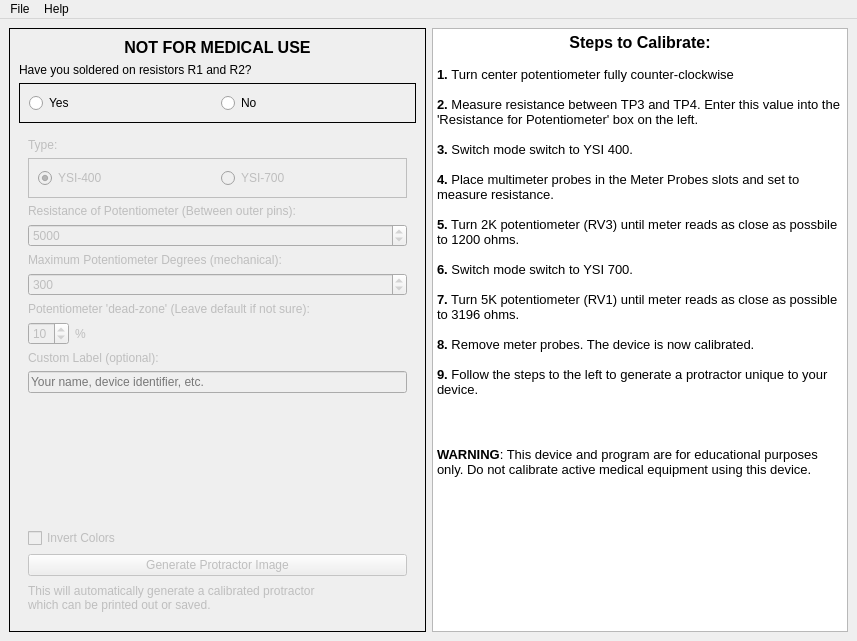
<?xml version="1.0" encoding="UTF-8"?>
<ui version="4.0">
 <class>MainWindow</class>
 <widget class="QMainWindow" name="MainWindow">
  <property name="geometry">
   <rect>
    <x>0</x>
    <y>0</y>
    <width>857</width>
    <height>641</height>
   </rect>
  </property>
  <property name="minimumSize">
   <size>
    <width>857</width>
    <height>641</height>
   </size>
  </property>
  <property name="maximumSize">
   <size>
    <width>999999</width>
    <height>999999</height>
   </size>
  </property>
  <property name="windowTitle">
   <string>MainWindow</string>
  </property>
  <widget class="QWidget" name="centralwidget">
   <layout class="QGridLayout" name="gridLayout">
    <item row="0" column="1">
     <widget class="QTextBrowser" name="textBrowser">
      <property name="html">
       <string>&lt;!DOCTYPE HTML PUBLIC &quot;-//W3C//DTD HTML 4.0//EN&quot; &quot;http://www.w3.org/TR/REC-html40/strict.dtd&quot;&gt;
&lt;html&gt;&lt;head&gt;&lt;meta name=&quot;qrichtext&quot; content=&quot;1&quot; /&gt;&lt;style type=&quot;text/css&quot;&gt;
p, li { white-space: pre-wrap; }
&lt;/style&gt;&lt;/head&gt;&lt;body style=&quot; font-family:'.AppleSystemUIFont'; font-size:13pt; font-weight:400; font-style:normal;&quot;&gt;
&lt;p align=&quot;center&quot; style=&quot; margin-top:0px; margin-bottom:0px; margin-left:0px; margin-right:0px; -qt-block-indent:0; text-indent:0px;&quot;&gt;&lt;span style=&quot; font-family:'Ubuntu'; font-size:12pt; font-weight:600;&quot;&gt;Steps to Calibrate:&lt;/span&gt;&lt;/p&gt;
&lt;p style=&quot;-qt-paragraph-type:empty; margin-top:0px; margin-bottom:0px; margin-left:0px; margin-right:0px; -qt-block-indent:0; text-indent:0px; font-family:'Ubuntu'; font-size:10pt;&quot;&gt;&lt;br /&gt;&lt;/p&gt;
&lt;p style=&quot; margin-top:0px; margin-bottom:0px; margin-left:0px; margin-right:0px; -qt-block-indent:0; text-indent:0px;&quot;&gt;&lt;span style=&quot; font-family:'Ubuntu'; font-size:10pt; font-weight:600;&quot;&gt;1. &lt;/span&gt;&lt;span style=&quot; font-family:'Ubuntu'; font-size:10pt;&quot;&gt;Turn center potentiometer fully counter-clockwise&lt;/span&gt;&lt;/p&gt;
&lt;p style=&quot;-qt-paragraph-type:empty; margin-top:0px; margin-bottom:0px; margin-left:0px; margin-right:0px; -qt-block-indent:0; text-indent:0px; font-family:'Ubuntu'; font-size:10pt;&quot;&gt;&lt;br /&gt;&lt;/p&gt;
&lt;p style=&quot; margin-top:0px; margin-bottom:0px; margin-left:0px; margin-right:0px; -qt-block-indent:0; text-indent:0px;&quot;&gt;&lt;span style=&quot; font-family:'Ubuntu'; font-size:10pt; font-weight:600;&quot;&gt;2.&lt;/span&gt;&lt;span style=&quot; font-family:'Ubuntu'; font-size:10pt;&quot;&gt; Measure resistance between TP3 and TP4. Enter this value into the 'Resistance for Potentiometer' box on the left.&lt;/span&gt;&lt;/p&gt;
&lt;p style=&quot;-qt-paragraph-type:empty; margin-top:0px; margin-bottom:0px; margin-left:0px; margin-right:0px; -qt-block-indent:0; text-indent:0px; font-family:'Ubuntu'; font-size:10pt;&quot;&gt;&lt;br /&gt;&lt;/p&gt;
&lt;p style=&quot; margin-top:0px; margin-bottom:0px; margin-left:0px; margin-right:0px; -qt-block-indent:0; text-indent:0px;&quot;&gt;&lt;span style=&quot; font-family:'Ubuntu'; font-size:10pt; font-weight:600;&quot;&gt;3.&lt;/span&gt;&lt;span style=&quot; font-family:'Ubuntu'; font-size:10pt;&quot;&gt; Switch mode switch to YSI 400.&lt;/span&gt;&lt;/p&gt;
&lt;p style=&quot;-qt-paragraph-type:empty; margin-top:0px; margin-bottom:0px; margin-left:0px; margin-right:0px; -qt-block-indent:0; text-indent:0px; font-family:'Ubuntu'; font-size:10pt;&quot;&gt;&lt;br /&gt;&lt;/p&gt;
&lt;p style=&quot; margin-top:0px; margin-bottom:0px; margin-left:0px; margin-right:0px; -qt-block-indent:0; text-indent:0px;&quot;&gt;&lt;span style=&quot; font-family:'Ubuntu'; font-size:10pt; font-weight:600;&quot;&gt;4.&lt;/span&gt;&lt;span style=&quot; font-family:'Ubuntu'; font-size:10pt;&quot;&gt; Place multimeter probes in the Meter Probes slots and set to measure resistance.&lt;/span&gt;&lt;/p&gt;
&lt;p style=&quot;-qt-paragraph-type:empty; margin-top:0px; margin-bottom:0px; margin-left:0px; margin-right:0px; -qt-block-indent:0; text-indent:0px; font-family:'Ubuntu'; font-size:10pt;&quot;&gt;&lt;br /&gt;&lt;/p&gt;
&lt;p style=&quot; margin-top:0px; margin-bottom:0px; margin-left:0px; margin-right:0px; -qt-block-indent:0; text-indent:0px;&quot;&gt;&lt;span style=&quot; font-family:'Ubuntu'; font-size:10pt; font-weight:600;&quot;&gt;5.&lt;/span&gt;&lt;span style=&quot; font-family:'Ubuntu'; font-size:10pt;&quot;&gt; Turn 2K potentiometer (RV3) until meter reads as close as possbile to 1200 ohms.&lt;/span&gt;&lt;/p&gt;
&lt;p style=&quot;-qt-paragraph-type:empty; margin-top:0px; margin-bottom:0px; margin-left:0px; margin-right:0px; -qt-block-indent:0; text-indent:0px; font-family:'Ubuntu'; font-size:10pt;&quot;&gt;&lt;br /&gt;&lt;/p&gt;
&lt;p style=&quot; margin-top:0px; margin-bottom:0px; margin-left:0px; margin-right:0px; -qt-block-indent:0; text-indent:0px;&quot;&gt;&lt;span style=&quot; font-family:'Ubuntu'; font-size:10pt; font-weight:600;&quot;&gt;6.&lt;/span&gt;&lt;span style=&quot; font-family:'Ubuntu'; font-size:10pt;&quot;&gt; Switch mode switch to YSI 700.&lt;/span&gt;&lt;/p&gt;
&lt;p style=&quot;-qt-paragraph-type:empty; margin-top:0px; margin-bottom:0px; margin-left:0px; margin-right:0px; -qt-block-indent:0; text-indent:0px; font-family:'Ubuntu'; font-size:10pt;&quot;&gt;&lt;br /&gt;&lt;/p&gt;
&lt;p style=&quot; margin-top:0px; margin-bottom:0px; margin-left:0px; margin-right:0px; -qt-block-indent:0; text-indent:0px;&quot;&gt;&lt;span style=&quot; font-family:'Ubuntu'; font-size:10pt; font-weight:600;&quot;&gt;7.&lt;/span&gt;&lt;span style=&quot; font-family:'Ubuntu'; font-size:10pt;&quot;&gt; Turn 5K potentiometer (RV1) until meter reads as close as possible to 3196 ohms.&lt;/span&gt;&lt;/p&gt;
&lt;p style=&quot;-qt-paragraph-type:empty; margin-top:0px; margin-bottom:0px; margin-left:0px; margin-right:0px; -qt-block-indent:0; text-indent:0px; font-family:'Ubuntu'; font-size:10pt;&quot;&gt;&lt;br /&gt;&lt;/p&gt;
&lt;p style=&quot; margin-top:0px; margin-bottom:0px; margin-left:0px; margin-right:0px; -qt-block-indent:0; text-indent:0px;&quot;&gt;&lt;span style=&quot; font-family:'Ubuntu'; font-size:10pt; font-weight:600;&quot;&gt;8.&lt;/span&gt;&lt;span style=&quot; font-family:'Ubuntu'; font-size:10pt;&quot;&gt; Remove meter probes. The device is now calibrated.&lt;/span&gt;&lt;/p&gt;
&lt;p style=&quot;-qt-paragraph-type:empty; margin-top:0px; margin-bottom:0px; margin-left:0px; margin-right:0px; -qt-block-indent:0; text-indent:0px; font-family:'Ubuntu'; font-size:10pt;&quot;&gt;&lt;br /&gt;&lt;/p&gt;
&lt;p style=&quot; margin-top:0px; margin-bottom:0px; margin-left:0px; margin-right:0px; -qt-block-indent:0; text-indent:0px;&quot;&gt;&lt;span style=&quot; font-family:'Ubuntu'; font-size:10pt; font-weight:600;&quot;&gt;9.&lt;/span&gt;&lt;span style=&quot; font-family:'Ubuntu'; font-size:10pt;&quot;&gt; Follow the steps to the left to generate a protractor unique to your device.&lt;/span&gt;&lt;/p&gt;
&lt;p style=&quot;-qt-paragraph-type:empty; margin-top:0px; margin-bottom:0px; margin-left:0px; margin-right:0px; -qt-block-indent:0; text-indent:0px; font-family:'Ubuntu'; font-size:10pt;&quot;&gt;&lt;br /&gt;&lt;/p&gt;
&lt;p style=&quot;-qt-paragraph-type:empty; margin-top:0px; margin-bottom:0px; margin-left:0px; margin-right:0px; -qt-block-indent:0; text-indent:0px; font-family:'Ubuntu'; font-size:10pt;&quot;&gt;&lt;br /&gt;&lt;/p&gt;
&lt;p style=&quot; margin-top:0px; margin-bottom:0px; margin-left:0px; margin-right:0px; -qt-block-indent:0; text-indent:0px;&quot;&gt;&lt;span style=&quot; font-family:'Ubuntu'; font-size:10pt;&quot;&gt;&lt;br /&gt;&lt;/span&gt;&lt;span style=&quot; font-family:'Ubuntu'; font-size:10pt; font-weight:600;&quot;&gt;WARNING&lt;/span&gt;&lt;span style=&quot; font-family:'Ubuntu'; font-size:10pt;&quot;&gt;: This device and program are for educational purposes only. Do not calibrate active medical equipment using this device.&lt;/span&gt;&lt;/p&gt;&lt;/body&gt;&lt;/html&gt;</string>
      </property>
     </widget>
    </item>
    <item row="0" column="0">
     <widget class="QFrame" name="frame">
      <property name="enabled">
       <bool>true</bool>
      </property>
      <property name="frameShape">
       <enum>QFrame::Box</enum>
      </property>
      <layout class="QGridLayout" name="gridLayout_2">
       <item row="3" column="0">
        <widget class="QFrame" name="main_control_frame">
         <property name="enabled">
          <bool>false</bool>
         </property>
         <layout class="QVBoxLayout" name="verticalLayout_2">
          <item>
           <widget class="QLabel" name="label_6">
            <property name="text">
             <string>Type:</string>
            </property>
           </widget>
          </item>
          <item>
           <widget class="QFrame" name="standard_select_frame">
            <property name="frameShape">
             <enum>QFrame::Box</enum>
            </property>
            <layout class="QHBoxLayout" name="horizontalLayout_2">
             <item>
              <widget class="QRadioButton" name="ysi_400_button">
               <property name="enabled">
                <bool>false</bool>
               </property>
               <property name="text">
                <string>YSI-400</string>
               </property>
               <property name="checked">
                <bool>true</bool>
               </property>
              </widget>
             </item>
             <item>
              <widget class="QRadioButton" name="ysi_700_button">
               <property name="text">
                <string>YSI-700</string>
               </property>
              </widget>
             </item>
            </layout>
           </widget>
          </item>
          <item>
           <widget class="QLabel" name="label_2">
            <property name="text">
             <string>Resistance of Potentiometer (Between outer pins):</string>
            </property>
           </widget>
          </item>
          <item>
           <widget class="QSpinBox" name="spinbox_resistance">
            <property name="minimum">
             <number>1</number>
            </property>
            <property name="maximum">
             <number>99999999</number>
            </property>
            <property name="value">
             <number>5000</number>
            </property>
           </widget>
          </item>
          <item>
           <widget class="QLabel" name="label">
            <property name="text">
             <string>Maximum Potentiometer Degrees (mechanical):</string>
            </property>
           </widget>
          </item>
          <item>
           <widget class="QSpinBox" name="spinbox_degrees">
            <property name="minimum">
             <number>45</number>
            </property>
            <property name="maximum">
             <number>359</number>
            </property>
            <property name="value">
             <number>300</number>
            </property>
           </widget>
          </item>
          <item>
           <widget class="QLabel" name="label_4">
            <property name="text">
             <string>Potentiometer 'dead-zone' (Leave default if not sure):</string>
            </property>
           </widget>
          </item>
          <item>
           <layout class="QHBoxLayout" name="horizontalLayout">
            <item>
             <widget class="QSpinBox" name="spinbox_deadzone">
              <property name="minimum">
               <number>1</number>
              </property>
              <property name="maximum">
               <number>40</number>
              </property>
              <property name="value">
               <number>10</number>
              </property>
             </widget>
            </item>
            <item>
             <widget class="QLabel" name="label_5">
              <property name="text">
               <string>%</string>
              </property>
             </widget>
            </item>
            <item>
             <spacer name="horizontalSpacer">
              <property name="orientation">
               <enum>Qt::Horizontal</enum>
              </property>
              <property name="sizeHint" stdset="0">
               <size>
                <width>40</width>
                <height>20</height>
               </size>
              </property>
             </spacer>
            </item>
           </layout>
          </item>
          <item>
           <widget class="QLabel" name="label_8">
            <property name="text">
             <string>Custom Label (optional):</string>
            </property>
           </widget>
          </item>
          <item>
           <widget class="QLineEdit" name="line_custom_label">
            <property name="maxLength">
             <number>64</number>
            </property>
            <property name="placeholderText">
             <string extracomment="Your name, device identifier, etc.">Your name, device identifier, etc.</string>
            </property>
           </widget>
          </item>
          <item>
           <spacer name="verticalSpacer">
            <property name="orientation">
             <enum>Qt::Vertical</enum>
            </property>
            <property name="sizeHint" stdset="0">
             <size>
              <width>20</width>
              <height>40</height>
             </size>
            </property>
           </spacer>
          </item>
          <item>
           <widget class="QCheckBox" name="checkbox_invert">
            <property name="text">
             <string>Invert Colors</string>
            </property>
           </widget>
          </item>
          <item>
           <widget class="QPushButton" name="button_generate">
            <property name="text">
             <string>Generate Protractor Image</string>
            </property>
           </widget>
          </item>
          <item>
           <widget class="QLabel" name="label_3">
            <property name="minimumSize">
             <size>
              <width>323</width>
              <height>31</height>
             </size>
            </property>
            <property name="text">
             <string>This will automatically generate a calibrated protractor
which can be printed out or saved.</string>
            </property>
           </widget>
          </item>
         </layout>
        </widget>
       </item>
       <item row="0" column="0">
        <widget class="QLabel" name="label_7">
         <property name="font">
          <font>
           <pointsize>12</pointsize>
           <weight>75</weight>
           <bold>true</bold>
          </font>
         </property>
         <property name="text">
          <string>NOT FOR MEDICAL USE</string>
         </property>
         <property name="alignment">
          <set>Qt::AlignCenter</set>
         </property>
        </widget>
       </item>
       <item row="1" column="0">
        <widget class="QLabel" name="label_17">
         <property name="text">
          <string>Have you soldered on resistors R1 and R2?</string>
         </property>
        </widget>
       </item>
       <item row="2" column="0">
        <widget class="QFrame" name="horizontalFrame">
         <property name="frameShape">
          <enum>QFrame::Box</enum>
         </property>
         <layout class="QHBoxLayout" name="horizontalLayout_3">
          <item>
           <widget class="QRadioButton" name="radio_resist_yes">
            <property name="text">
             <string>Yes</string>
            </property>
           </widget>
          </item>
          <item>
           <widget class="QRadioButton" name="radio_resist_no">
            <property name="text">
             <string>No</string>
            </property>
           </widget>
          </item>
         </layout>
        </widget>
       </item>
      </layout>
     </widget>
    </item>
   </layout>
  </widget>
  <widget class="QMenuBar" name="menuBar">
   <property name="geometry">
    <rect>
     <x>0</x>
     <y>0</y>
     <width>857</width>
     <height>34</height>
    </rect>
   </property>
   <widget class="QMenu" name="menuFile">
    <property name="title">
     <string>File</string>
    </property>
    <addaction name="action_quit"/>
   </widget>
   <widget class="QMenu" name="menuHelp">
    <property name="title">
     <string>Help</string>
    </property>
    <addaction name="action_about"/>
    <addaction name="action_license"/>
   </widget>
   <addaction name="menuFile"/>
   <addaction name="menuHelp"/>
  </widget>
  <action name="action_quit">
   <property name="text">
    <string>Quit</string>
   </property>
  </action>
  <action name="action_about">
   <property name="text">
    <string>About</string>
   </property>
  </action>
  <action name="action_license">
   <property name="text">
    <string>License</string>
   </property>
  </action>
 </widget>
 <resources/>
 <connections/>
</ui>
